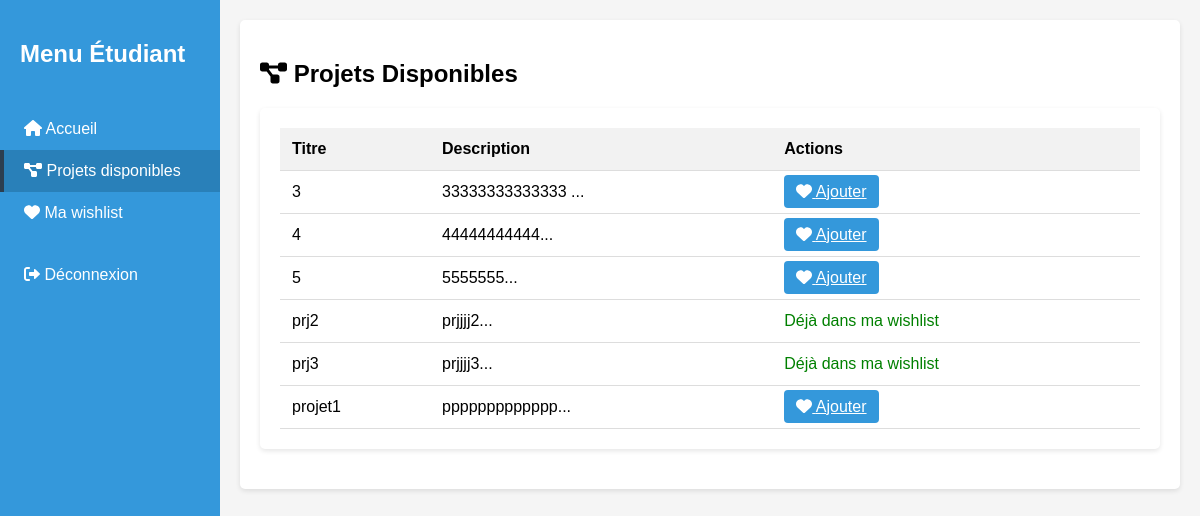
The page /student_dashboard.php?section=projects (signed in) on the database its author committed.
### tables this page shows
CREATE TABLE IF NOT EXISTS `projects` (
  `id` int NOT NULL AUTO_INCREMENT,
  `title` text NOT NULL,
  `description` text NOT NULL,
  PRIMARY KEY (`id`)
);

### student/student_projects.php (the view, shortened to what this page needs)
<div class="card">
    <h2><i class="fas fa-project-diagram"></i> Projets Disponibles</h2>
    <div class="card">
        <table style="width:100%; border-collapse:collapse;">
            <thead>
                <tr style="background-color:#f2f2f2;">
                    <th style="padding:12px; text-align:left;">Titre</th>
                    <th style="padding:12px; text-align:left;">Description</th>
                    <th style="padding:12px; text-align:left;">Actions</th>
                </tr>
            </thead>
            <tbody>
                <?php
                $projects = $pdo->query("
                    SELECT p.*,
                    (SELECT COUNT(*) FROM student_project_wishlist w
                     WHERE w.project_id = p.id AND w.student_id = $student_id) as in_wishlist
                    FROM projects p
                    ORDER BY p.title
                ")->fetchAll();
                foreach ($projects as $project):
                ?>
                <tr style="border-bottom:1px solid #ddd;">
                    <td style="padding:12px;"><?= htmlspecialchars($project['title']) ?></td>
                    <td style="padding:12px;"><?= htmlspecialchars(substr($project['description'], 0, 50)) ?>...</td>
                    <td style="padding:12px;">
                        <?php if ($project['in_wishlist']): ?>
                            <span style="color:green;">Déjà dans ma wishlist</span>
                        <?php else: ?>
                            <a href="?section=projects&add_to_wishlist=<?= $project['id'] ?>"
                               class="btn btn-primary">
                                <i class="fas fa-heart"></i> Ajouter
                            </a>
                        <?php endif; ?>
                    </td>
                </tr>
                <?php endforeach; ?>
            </tbody>
        </table>
    </div>
</div>

### student_dashboard.php (shortened to what this page needs)
<?php
require_once 'backend/db_connect.php';
$student_id = $_SESSION['user_id'];
$section = $_GET['section'] ?? 'home';
?>
<!DOCTYPE html>
<html lang="fr">
<head>
</head>
<body>
    <div class="sidebar">
        <h2 style="padding: 0 20px 20px;">Menu Étudiant</h2>
        <a href="?section=home" class="<?= $section === 'home' ? 'active' : '' ?>">
            <i class="fas fa-home"></i> Accueil
        </a>
        <a href="?section=projects" class="<?= $section === 'projects' ? 'active' : '' ?>">
            <i class="fas fa-project-diagram"></i> Projets disponibles
        </a>
        <a href="?section=wishlist" class="<?= $section === 'wishlist' ? 'active' : '' ?>">
            <i class="fas fa-heart"></i> Ma wishlist
        </a>
        <a href="backend/logout.php" style="margin-top: 20px;">
            <i class="fas fa-sign-out-alt"></i> Déconnexion
        </a>
    </div>
    <div class="main-content">
        <?php
        switch($section) {
            case 'projects':
                include 'student/student_projects.php';
                break;
        }
        ?>
    </div>
</body>
</html>

### student_dashboard.php (style rules this page uses)
body { margin: 0; font-family: Arial, sans-serif; display: flex; min-height: 100vh; }
.sidebar { width: 220px; background: #3498db; color: white; padding-top: 20px; }
.sidebar a { color: white; text-decoration: none; display: block; padding: 12px 20px; border-left: 4px solid transparent; transition: all 0.3s; }
.sidebar a:hover, .sidebar a.active { background: #2980b9; border-left: 4px solid #2c3e50; }
.main-content { flex: 1; padding: 20px; background: #f5f5f5; }
.card { background: white; padding: 20px; margin-bottom: 20px; border-radius: 5px; box-shadow: 0 2px 5px rgba(0,0,0,0.1); }
.btn { padding: 8px 12px; border-radius: 4px; cursor: pointer; border: none; }
.btn-primary { background: #3498db; color: white; }
table { width: 100%; border-collapse: collapse; }
th, td { padding: 12px 15px; text-align: left; border-bottom: 1px solid #ddd; }
th { background-color: #f2f2f2; }

### rows shown on the page
projects: title "3", description "33333333333333"
projects: title "4", description "44444444444"
projects: title "5", description "5555555"
projects: title "prj2", description "prjjjj2", shows "Déjà dans ma wishlist"
projects: title "prj3", description "prjjjj3", shows "Déjà dans ma wishlist"
projects: title "projet1", description "ppppppppppppp"
